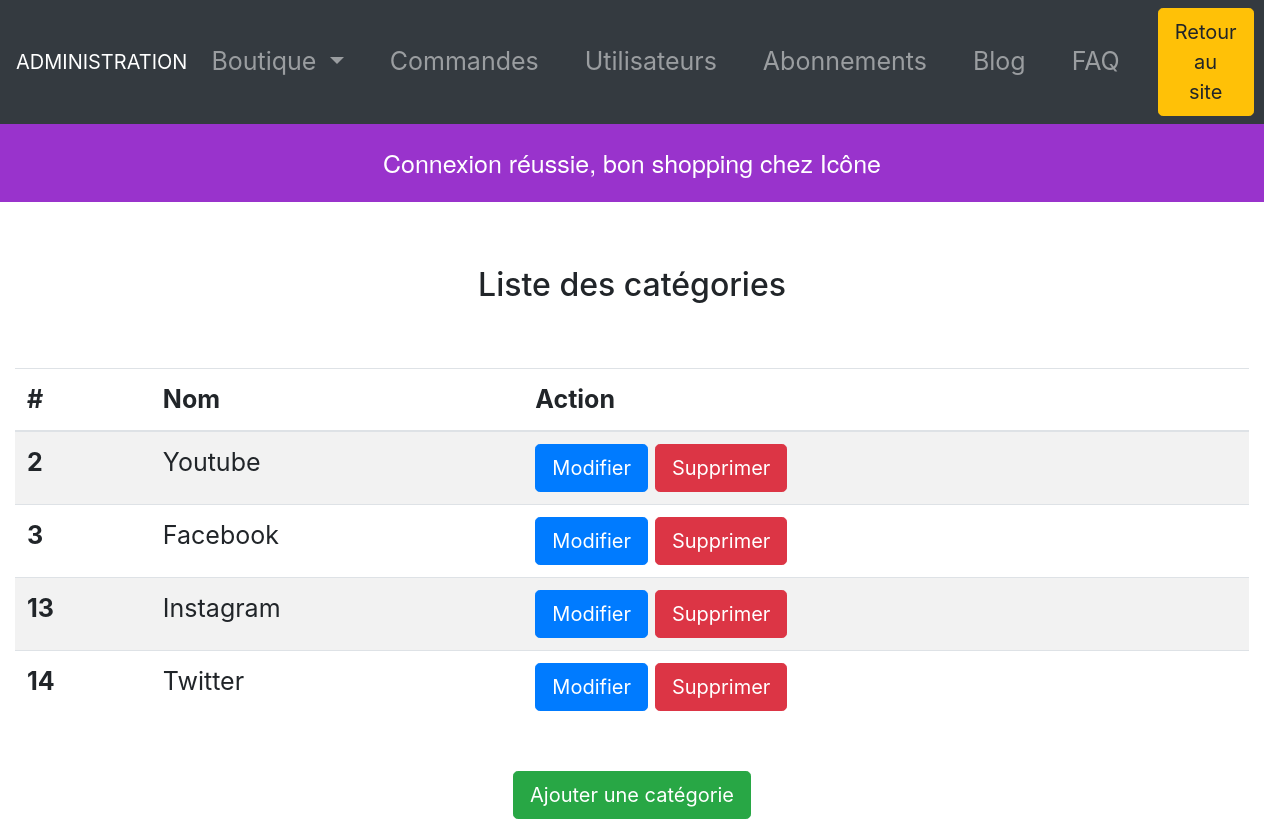
/index.php?p=categoryAdmin&action=list (signed in), run on the app's committed database.
### tables this page shows
CREATE TABLE `categories` (
  `id` int(11) NOT NULL,
  `name` varchar(255) NOT NULL,
  `description` text NOT NULL,
  `image` varchar(255) DEFAULT NULL
);

### models/Category.php (called while the page is built, shortened)
<?php
function getCategories(){
    $db = dbConnect();
    $query = $db->query('SELECT * FROM categories');
    $categories = $query->fetchAll();
    return $categories;
}

### views/categoryList.php (the view, shortened to what this page needs)
<!DOCTYPE html>
<html lang="fr">
<head>
    <link rel="stylesheet" href="assets/css/admin.css">
    <?php require 'partials/head_assets_admin.php'; ?>
</head>
<body>
<header>
    <?php require 'partials/header_admin.php'; ?>
</header>
<main>
    <?php if(isset($_SESSION['messages'])): ?>
        <div class="message">
            <?php foreach($_SESSION['messages'] as $message): ?>
                <?= $message ?><br>
            <?php endforeach; ?>
        </div>
    <?php endif; ?>
    <h2 class="p-3 text-center mt-5 mb-5">Liste des catégories</h2>
    <div class="container-fluid">
        <table class="table table-striped">
            <thead>
            <tr>
                <th scope="col">#</th>
                <th scope="col">Nom</th>
                <th scope="col">Action</th>
            </tr>
            </thead>
            <tbody>
            <?php foreach($categories as $category):?>
                <tr>
                    <th scope="row"><?=$category['id'] ?></th>
                    <td><?= htmlentities($category['name']) ?> </td>
                    <td>
                        <a class="btn btn-primary btn-lg" href="index.php?p=categoryAdmin&action=edit&id=<?= $category['id'] ?>" role="button">Modifier</a>
                        <button type="button" class="btn btn-danger btn-lg" data-toggle="modal" data-target="#exampleModal<?= $category['id'] ?>">
                            Supprimer
                        </button>
                    </td>
                </tr>
            <?php endforeach; ?>
            </tbody>
        </table>
        <div class="text-center mt-5">
        <a class="btn btn-success center-block text-center btn-lg" href="index.php?p=categoryAdmin&action=new" role="button">Ajouter une catégorie</a>
        </div>
    </div>
</main>
</body>

### assets/css/admin.css (style rules this page uses)
.message { text-align: center; font-family: "Helvetica Neue"; font-size: 25px; color: #ffffff; padding: 20px; background-color: #9933cc; }
th, tr, label { font-size: 25px; }

### data on the page
categories: id "2", name "Youtube"
categories: id "3", name "Facebook"
categories: id "13", name "Instagram"
categories: id "14", name "Twitter"

### other printed values
$message "Connexion réussie, bon shopping chez Icône"
